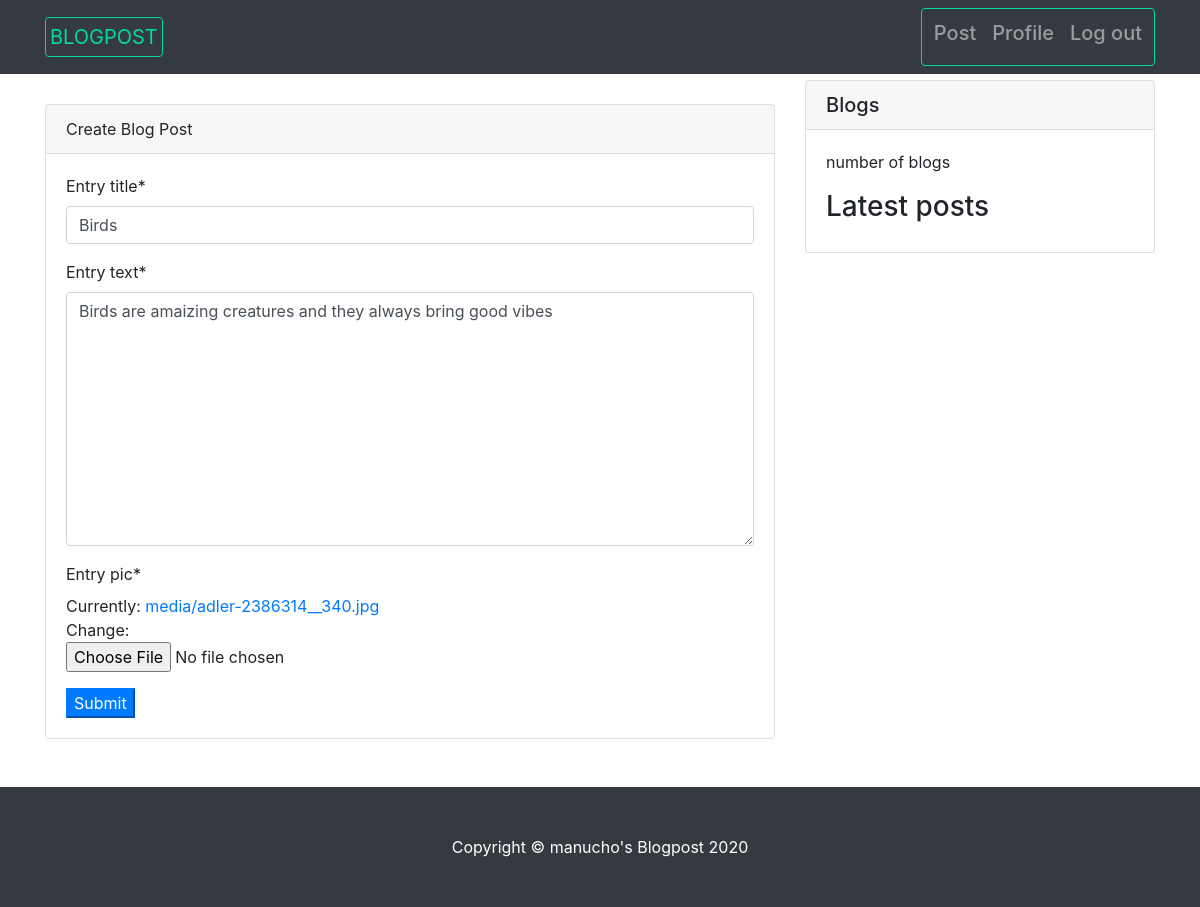
Screenshot of /post/14/update/ (signed in) with the database file from the repository.
### blog/models.py (models this page shows, shortened)
class Blog(models.Model):
    entry_title = models.CharField(max_length=50)
    entry_text = models.TextField()
    entry_date = models.DateTimeField(auto_now_add=True)
    entry_pic = models.ImageField(upload_to = 'media/')
    entry_author = models.ForeignKey(User,on_delete=models.CASCADE)

### blog/views.py (the view, shortened to what this page needs)
# urls.py: path('post/<int:pk>/update/', UpdateEntryVeiw.as_view(), name = "post-update"),
class UpdateEntryVeiw(LoginRequiredMixin, UserPassesTestMixin, UpdateView):
    model = Blog
    template_name = "blog/create_entry.html"
    fields = ['entry_title','entry_text','entry_pic']
    success_url = reverse_lazy('blog-home')
    def test_func(self):
        post = self.get_object()
        if self.request.user == post.entry_author:
            return True
        return False

### blog/templates/blog/create_entry.html (shortened to what this page needs)
{% extends 'blog/base.html' %}
{% load crispy_forms_tags %}
{% block content %}
      <div class="col-md-8 my-4">
        <div class="card mb-4 mt-4">
         <div class="card-header">
          Create Blog Post
          </div>
          <div class="card-body">
          <form method = "post" enctype="multipart/form-data">
            {{form|crispy}}
            <button type="sumit" class="btn-primary">Submit</button>
          </form>
         </div>
        </div>
      </div>
{% endblock %}

### blog/static/blog/css/blog-home.css (style rules this page uses)
body { padding-top: 56px; }

### rows the page displays
Blog: entry_title "Birds", entry_text "Birds are amaizing creatures and they always bring good vibes"
